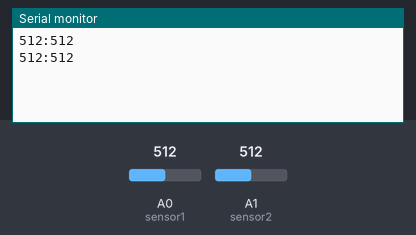
A sketch run on a simulated Arduino Uno, built with avr-gcc and run on an emulated ATmega328P. On the bench: the last lines printed to the serial monitor. Inputs (shaded band) come from the test bench; at power-on: A0 (sensor1) = 512, A1 (sensor2) = 512.

Above: at 1.8 s.
1.9 s: A0 (sensor1) set to 716
At 2.7 s:
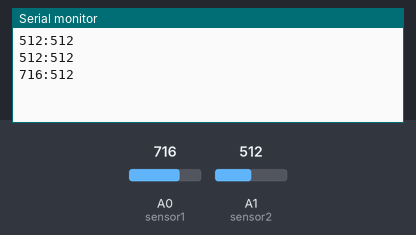
3.4 s: A1 (sensor2) set to 716
At 4.7 s:
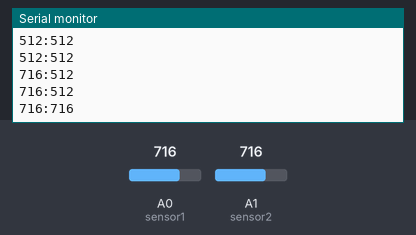
4.9 s: A0 (sensor1) set to 900
At 5.8 s:
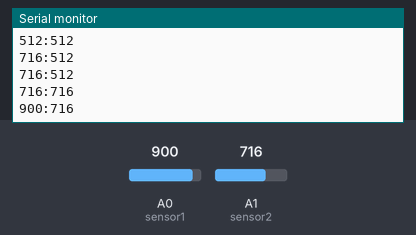
6.4 s: A1 (sensor2) set to 900
At 7.8 s:
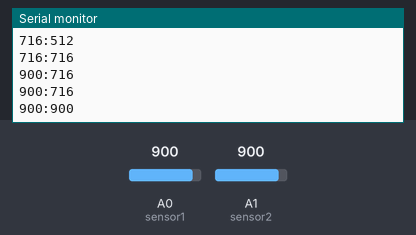
Timing chart, 0 to 8.9 s (numbered marks = the images above; inputs shaded):
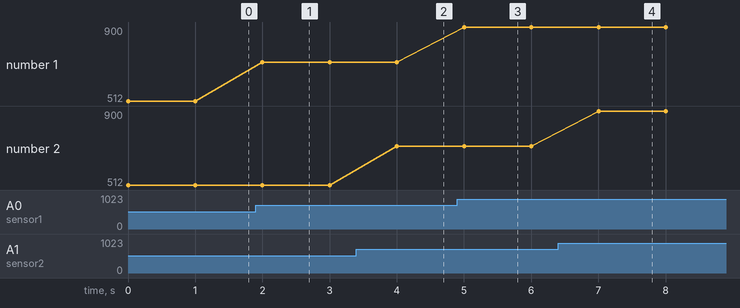

The sketch:

pressure_sensor.ino
```cpp
int sensor1 = A0;
int sensor2 = A1;
int val1 = 0;
int val2 = 0;

void setup() {
  Serial.begin(9600);
}

void loop() {
  val1 = analogRead(sensor1);
  val2 = analogRead(sensor2);
  Serial.print(val1);
  Serial.print(":");
  Serial.println(val2);
  delay(1000);
}
```

Measured:
- after the input at 1.9 s, the serial monitor: prints a new line after 0.10 s (image 1)
- after the input at 3.4 s, the serial monitor: prints a new line after 0.60 s (image 2)
- after the input at 4.9 s, the serial monitor: prints a new line after 0.10 s (image 3)
- after the input at 6.4 s, the serial monitor: prints a new line after 0.60 s (image 4)
- plotted number 1: 512 → 716 after the input at 1.9 s, 716 → 900 after the input at 4.9 s
